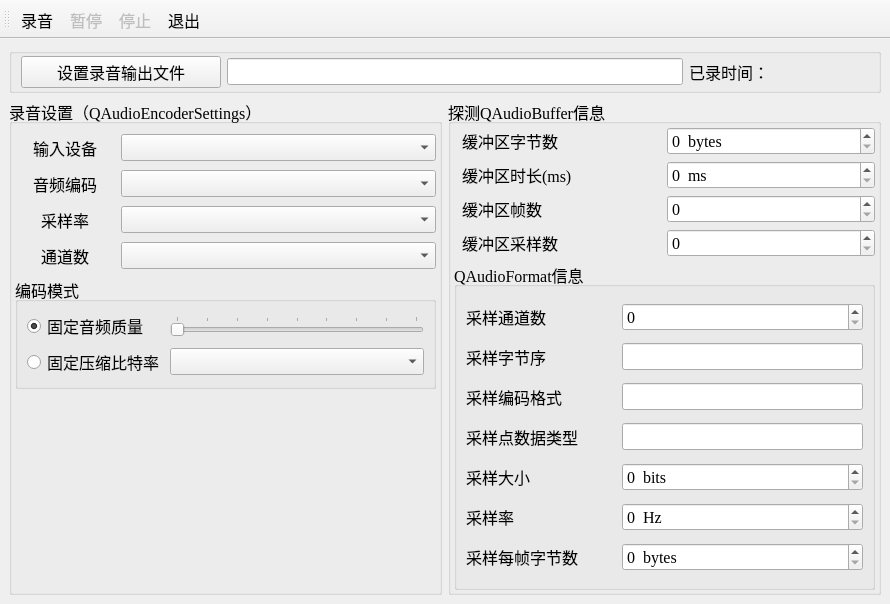
<?xml version="1.0" encoding="UTF-8"?>
<ui version="4.0">
 <class>TestQAudioRecorder</class>
 <widget class="QMainWindow" name="TestQAudioRecorder">
  <property name="geometry">
   <rect>
    <x>0</x>
    <y>0</y>
    <width>890</width>
    <height>604</height>
   </rect>
  </property>
  <property name="font">
   <font>
    <family>Times New Roman</family>
    <pointsize>12</pointsize>
   </font>
  </property>
  <property name="windowTitle">
   <string>TestQAudioRecorder</string>
  </property>
  <widget class="QWidget" name="centralwidget">
   <layout class="QGridLayout" name="gridLayout_5">
    <item row="0" column="0" colspan="2">
     <widget class="QGroupBox" name="groupBox_3">
      <property name="title">
       <string/>
      </property>
      <layout class="QHBoxLayout" name="horizontalLayout">
       <property name="topMargin">
        <number>2</number>
       </property>
       <property name="bottomMargin">
        <number>2</number>
       </property>
       <item>
        <widget class="QPushButton" name="btnGetFile">
         <property name="minimumSize">
          <size>
           <width>200</width>
           <height>30</height>
          </size>
         </property>
         <property name="text">
          <string>设置录音输出文件</string>
         </property>
         <property name="icon">
          <iconset resource="images.qrc">
           <normaloff>:/images/104.bmp</normaloff>:/images/104.bmp</iconset>
         </property>
        </widget>
       </item>
       <item>
        <widget class="QLineEdit" name="editOutputFile"/>
       </item>
       <item>
        <widget class="QLabel" name="LabPassTime">
         <property name="minimumSize">
          <size>
           <width>180</width>
           <height>0</height>
          </size>
         </property>
         <property name="text">
          <string>已录时间：</string>
         </property>
        </widget>
       </item>
      </layout>
     </widget>
    </item>
    <item row="1" column="0">
     <widget class="QGroupBox" name="groupBox">
      <property name="title">
       <string>录音设置（QAudioEncoderSettings）</string>
      </property>
      <layout class="QVBoxLayout" name="verticalLayout">
       <property name="leftMargin">
        <number>3</number>
       </property>
       <property name="rightMargin">
        <number>3</number>
       </property>
       <item>
        <layout class="QGridLayout" name="gridLayout">
         <item row="0" column="0">
          <widget class="QLabel" name="label">
           <property name="minimumSize">
            <size>
             <width>100</width>
             <height>30</height>
            </size>
           </property>
           <property name="maximumSize">
            <size>
             <width>70</width>
             <height>16777215</height>
            </size>
           </property>
           <property name="text">
            <string>输入设备</string>
           </property>
           <property name="alignment">
            <set>Qt::AlignCenter</set>
           </property>
          </widget>
         </item>
         <item row="0" column="1">
          <widget class="QComboBox" name="comboDevices"/>
         </item>
         <item row="1" column="0">
          <widget class="QLabel" name="label_2">
           <property name="minimumSize">
            <size>
             <width>100</width>
             <height>30</height>
            </size>
           </property>
           <property name="maximumSize">
            <size>
             <width>70</width>
             <height>16777215</height>
            </size>
           </property>
           <property name="text">
            <string>音频编码</string>
           </property>
           <property name="alignment">
            <set>Qt::AlignCenter</set>
           </property>
          </widget>
         </item>
         <item row="1" column="1">
          <widget class="QComboBox" name="comboCodec"/>
         </item>
         <item row="2" column="0">
          <widget class="QLabel" name="label_3">
           <property name="minimumSize">
            <size>
             <width>100</width>
             <height>30</height>
            </size>
           </property>
           <property name="maximumSize">
            <size>
             <width>70</width>
             <height>16777215</height>
            </size>
           </property>
           <property name="text">
            <string>采样率</string>
           </property>
           <property name="alignment">
            <set>Qt::AlignCenter</set>
           </property>
          </widget>
         </item>
         <item row="2" column="1">
          <widget class="QComboBox" name="comboSampleRate"/>
         </item>
         <item row="3" column="0">
          <widget class="QLabel" name="label_4">
           <property name="minimumSize">
            <size>
             <width>100</width>
             <height>30</height>
            </size>
           </property>
           <property name="maximumSize">
            <size>
             <width>70</width>
             <height>16777215</height>
            </size>
           </property>
           <property name="text">
            <string>通道数</string>
           </property>
           <property name="alignment">
            <set>Qt::AlignCenter</set>
           </property>
          </widget>
         </item>
         <item row="3" column="1">
          <widget class="QComboBox" name="comboChannels"/>
         </item>
        </layout>
       </item>
       <item>
        <widget class="QGroupBox" name="groupBox_2">
         <property name="title">
          <string>编码模式</string>
         </property>
         <layout class="QGridLayout" name="gridLayout_2">
          <item row="1" column="1">
           <widget class="QComboBox" name="comboBitrate"/>
          </item>
          <item row="0" column="0">
           <widget class="QRadioButton" name="radioQuality">
            <property name="minimumSize">
             <size>
              <width>100</width>
              <height>30</height>
             </size>
            </property>
            <property name="text">
             <string>固定音频质量</string>
            </property>
            <property name="checked">
             <bool>true</bool>
            </property>
           </widget>
          </item>
          <item row="0" column="1">
           <widget class="QSlider" name="sliderQuality">
            <property name="maximum">
             <number>8</number>
            </property>
            <property name="orientation">
             <enum>Qt::Horizontal</enum>
            </property>
            <property name="tickPosition">
             <enum>QSlider::TicksAbove</enum>
            </property>
            <property name="tickInterval">
             <number>1</number>
            </property>
           </widget>
          </item>
          <item row="1" column="0">
           <widget class="QRadioButton" name="radioBitrate">
            <property name="minimumSize">
             <size>
              <width>100</width>
              <height>30</height>
             </size>
            </property>
            <property name="text">
             <string>固定压缩比特率</string>
            </property>
            <property name="checked">
             <bool>false</bool>
            </property>
           </widget>
          </item>
         </layout>
        </widget>
       </item>
       <item>
        <spacer name="verticalSpacer">
         <property name="orientation">
          <enum>Qt::Vertical</enum>
         </property>
         <property name="sizeHint" stdset="0">
          <size>
           <width>20</width>
           <height>40</height>
          </size>
         </property>
        </spacer>
       </item>
      </layout>
     </widget>
    </item>
    <item row="1" column="1">
     <widget class="QGroupBox" name="groupBox_4">
      <property name="minimumSize">
       <size>
        <width>420</width>
        <height>30</height>
       </size>
      </property>
      <property name="title">
       <string>探测QAudioBuffer信息</string>
      </property>
      <layout class="QVBoxLayout" name="verticalLayout_2">
       <property name="spacing">
        <number>4</number>
       </property>
       <property name="leftMargin">
        <number>3</number>
       </property>
       <property name="topMargin">
        <number>2</number>
       </property>
       <property name="rightMargin">
        <number>3</number>
       </property>
       <property name="bottomMargin">
        <number>2</number>
       </property>
       <item>
        <layout class="QGridLayout" name="gridLayout_3">
         <item row="0" column="0">
          <widget class="QLabel" name="label_6">
           <property name="minimumSize">
            <size>
             <width>200</width>
             <height>30</height>
            </size>
           </property>
           <property name="text">
            <string>  缓冲区字节数</string>
           </property>
          </widget>
         </item>
         <item row="0" column="1">
          <widget class="QSpinBox" name="spin_byteCount">
           <property name="suffix">
            <string>  bytes</string>
           </property>
           <property name="maximum">
            <number>999999999</number>
           </property>
          </widget>
         </item>
         <item row="1" column="0">
          <widget class="QLabel" name="label_7">
           <property name="minimumSize">
            <size>
             <width>200</width>
             <height>30</height>
            </size>
           </property>
           <property name="text">
            <string>  缓冲区时长(ms)</string>
           </property>
          </widget>
         </item>
         <item row="1" column="1">
          <widget class="QSpinBox" name="spin_duration">
           <property name="suffix">
            <string>  ms</string>
           </property>
           <property name="maximum">
            <number>999999999</number>
           </property>
          </widget>
         </item>
         <item row="2" column="0">
          <widget class="QLabel" name="label_8">
           <property name="minimumSize">
            <size>
             <width>200</width>
             <height>30</height>
            </size>
           </property>
           <property name="text">
            <string>  缓冲区帧数</string>
           </property>
          </widget>
         </item>
         <item row="2" column="1">
          <widget class="QSpinBox" name="spin_frameCount">
           <property name="maximum">
            <number>999999999</number>
           </property>
          </widget>
         </item>
         <item row="3" column="0">
          <widget class="QLabel" name="label_9">
           <property name="minimumSize">
            <size>
             <width>200</width>
             <height>30</height>
            </size>
           </property>
           <property name="text">
            <string>  缓冲区采样数</string>
           </property>
          </widget>
         </item>
         <item row="3" column="1">
          <widget class="QSpinBox" name="spin_sampleCount">
           <property name="maximum">
            <number>999999999</number>
           </property>
          </widget>
         </item>
        </layout>
       </item>
       <item>
        <widget class="QGroupBox" name="groupBox_5">
         <property name="title">
          <string>QAudioFormat信息</string>
         </property>
         <layout class="QGridLayout" name="gridLayout_4">
          <property name="verticalSpacing">
           <number>4</number>
          </property>
          <item row="0" column="0">
           <widget class="QLabel" name="label_10">
            <property name="minimumSize">
             <size>
              <width>150</width>
              <height>30</height>
             </size>
            </property>
            <property name="text">
             <string>采样通道数</string>
            </property>
           </widget>
          </item>
          <item row="0" column="1">
           <widget class="QSpinBox" name="spin_channelCount"/>
          </item>
          <item row="1" column="0">
           <widget class="QLabel" name="label_11">
            <property name="minimumSize">
             <size>
              <width>150</width>
              <height>30</height>
             </size>
            </property>
            <property name="text">
             <string>采样字节序</string>
            </property>
           </widget>
          </item>
          <item row="1" column="1">
           <widget class="QLineEdit" name="edit_byteOrder"/>
          </item>
          <item row="2" column="0">
           <widget class="QLabel" name="label_12">
            <property name="minimumSize">
             <size>
              <width>150</width>
              <height>30</height>
             </size>
            </property>
            <property name="text">
             <string>采样编码格式</string>
            </property>
           </widget>
          </item>
          <item row="2" column="1">
           <widget class="QLineEdit" name="edit_codec"/>
          </item>
          <item row="3" column="0">
           <widget class="QLabel" name="label_13">
            <property name="minimumSize">
             <size>
              <width>150</width>
              <height>30</height>
             </size>
            </property>
            <property name="text">
             <string>采样点数据类型</string>
            </property>
           </widget>
          </item>
          <item row="3" column="1">
           <widget class="QLineEdit" name="edit_sampleType"/>
          </item>
          <item row="4" column="0">
           <widget class="QLabel" name="label_14">
            <property name="minimumSize">
             <size>
              <width>150</width>
              <height>30</height>
             </size>
            </property>
            <property name="text">
             <string>采样大小</string>
            </property>
           </widget>
          </item>
          <item row="4" column="1">
           <widget class="QSpinBox" name="spin_sampleSize">
            <property name="suffix">
             <string>  bits</string>
            </property>
            <property name="maximum">
             <number>999</number>
            </property>
           </widget>
          </item>
          <item row="5" column="0">
           <widget class="QLabel" name="label_15">
            <property name="minimumSize">
             <size>
              <width>150</width>
              <height>30</height>
             </size>
            </property>
            <property name="text">
             <string>采样率</string>
            </property>
           </widget>
          </item>
          <item row="5" column="1">
           <widget class="QSpinBox" name="spin_sampleRate">
            <property name="suffix">
             <string>  Hz</string>
            </property>
            <property name="maximum">
             <number>9999999</number>
            </property>
           </widget>
          </item>
          <item row="6" column="0">
           <widget class="QLabel" name="label_16">
            <property name="minimumSize">
             <size>
              <width>150</width>
              <height>30</height>
             </size>
            </property>
            <property name="text">
             <string>采样每帧字节数</string>
            </property>
           </widget>
          </item>
          <item row="6" column="1">
           <widget class="QSpinBox" name="spin_bytesPerFrame">
            <property name="suffix">
             <string>  bytes</string>
            </property>
            <property name="maximum">
             <number>999999</number>
            </property>
           </widget>
          </item>
         </layout>
        </widget>
       </item>
      </layout>
     </widget>
    </item>
   </layout>
  </widget>
  <widget class="QToolBar" name="toolBar">
   <property name="windowTitle">
    <string>toolBar</string>
   </property>
   <property name="toolButtonStyle">
    <enum>Qt::ToolButtonTextBesideIcon</enum>
   </property>
   <attribute name="toolBarArea">
    <enum>TopToolBarArea</enum>
   </attribute>
   <attribute name="toolBarBreak">
    <bool>false</bool>
   </attribute>
   <addaction name="actRecord"/>
   <addaction name="actPause"/>
   <addaction name="actStop"/>
   <addaction name="actQuit"/>
  </widget>
  <action name="actRecord">
   <property name="icon">
    <iconset resource="images.qrc">
     <normaloff>:/images/626.bmp</normaloff>:/images/626.bmp</iconset>
   </property>
   <property name="text">
    <string>录音</string>
   </property>
   <property name="toolTip">
    <string>录音</string>
   </property>
  </action>
  <action name="actPause">
   <property name="enabled">
    <bool>false</bool>
   </property>
   <property name="icon">
    <iconset resource="images.qrc">
     <normaloff>:/images/622.bmp</normaloff>:/images/622.bmp</iconset>
   </property>
   <property name="text">
    <string>暂停</string>
   </property>
   <property name="toolTip">
    <string>暂停</string>
   </property>
  </action>
  <action name="actStop">
   <property name="enabled">
    <bool>false</bool>
   </property>
   <property name="icon">
    <iconset resource="images.qrc">
     <normaloff>:/images/624.bmp</normaloff>:/images/624.bmp</iconset>
   </property>
   <property name="text">
    <string>停止</string>
   </property>
   <property name="toolTip">
    <string>停止</string>
   </property>
  </action>
  <action name="actQuit">
   <property name="icon">
    <iconset resource="images.qrc">
     <normaloff>:/images/132.bmp</normaloff>:/images/132.bmp</iconset>
   </property>
   <property name="text">
    <string>退出</string>
   </property>
   <property name="toolTip">
    <string>退出</string>
   </property>
  </action>
 </widget>
 <resources>
  <include location="images.qrc"/>
 </resources>
 <connections>
  <connection>
   <sender>actQuit</sender>
   <signal>triggered()</signal>
   <receiver>TestQAudioRecorder</receiver>
   <slot>close()</slot>
   <hints>
    <hint type="sourcelabel">
     <x>-1</x>
     <y>-1</y>
    </hint>
    <hint type="destinationlabel">
     <x>399</x>
     <y>299</y>
    </hint>
   </hints>
  </connection>
 </connections>
</ui>
